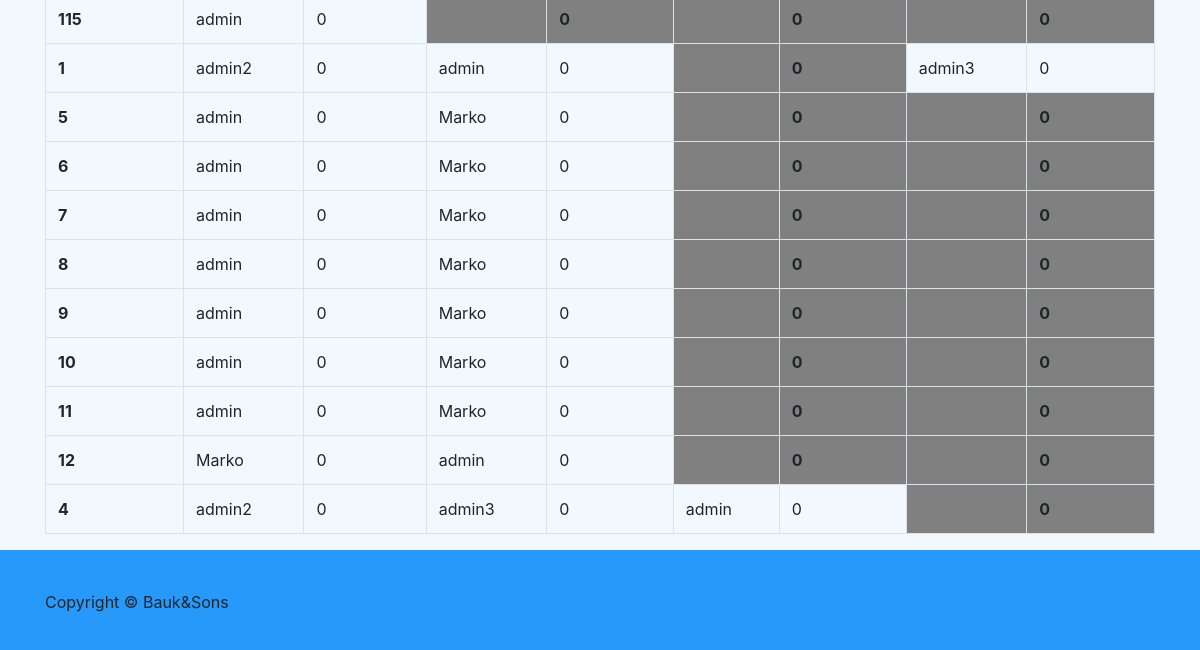
The page /games_overview/181/ (signed in, lower part) on the database as committed earlier.
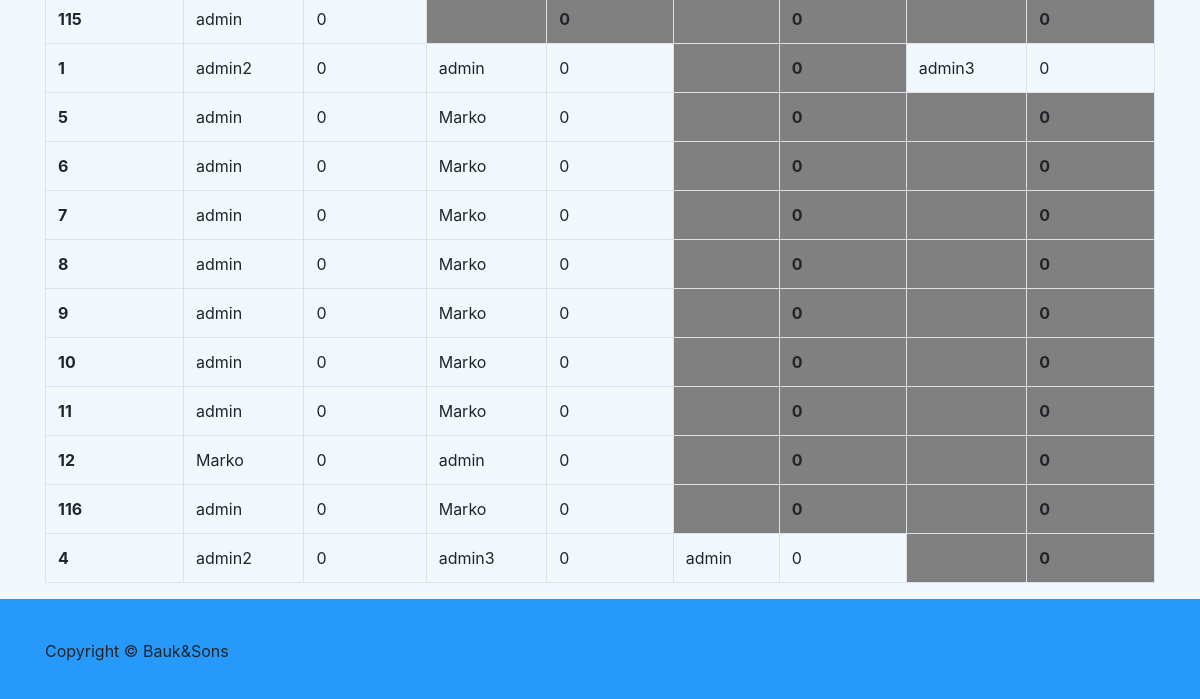
The same page on the database as committed later.
### quiz/models.py (models this page shows, shortened)
class Game(models.Model):
    MAX_PLAYERS = 4
    NUM_ANSWERS = 4
    GAME_NOT_STARTED    = 0
    GAME_IN_PLAY        = 1
    GAME_OVER           = 2
    player_one = models.ForeignKey(settings.AUTH_USER_MODEL,related_name = '%(class)s_p1', on_delete=models.DO_NOTHING, null=True)
    player_two = models.ForeignKey(settings.AUTH_USER_MODEL, related_name = '%(class)s_p2',on_delete=models.DO_NOTHING, null=True)
    player_three = models.ForeignKey(settings.AUTH_USER_MODEL, related_name = '%(class)s_p3', on_delete=models.DO_NOTHING, null=True)
    player_four = models.ForeignKey(settings.AUTH_USER_MODEL, related_name = '%(class)s_p4', on_delete=models.DO_NOTHING, null=True)
    player_one_pts = models.IntegerField(default=0)
    player_two_pts = models.IntegerField(default=0)
    player_three_pts = models.IntegerField(default=0)
    player_four_pts = models.IntegerField(default=0)
    game_state      = models.IntegerField(default=0)
    num_questions   = models.IntegerField(default=0)
    cur_question    = models.IntegerField(default=-1)
    num_players     = models.IntegerField(default=0)
    num_answers     = models.IntegerField(default=0)
    winner = models.ForeignKey(settings.AUTH_USER_MODEL, related_name = '%(class)s_win', on_delete=models.DO_NOTHING, blank = True, null = True)
    def get_all_games(user):
        return Game.objects.filter(player_one = user) | Game.objects.filter(player_two = user) | Game.objects.filter(player_three = user) | Game.objects.filter(player_four = user)

class User(AbstractUser):
    email = models.EmailField(
        verbose_name='email address',
        max_length=255,
        unique=True,
    )
    age = models.IntegerField(null = True)
    is_active = models.BooleanField(default=True)
    is_moderator = models.BooleanField(default=False)
    wants_moderator = models.BooleanField(default = False)
    first_name = models.CharField(max_length=50)
    last_name = models.CharField( max_length=50)
    level = models.IntegerField(default = 0)
    exp = models.IntegerField(default = 0)
    picture = models.TextField(default = "quiz/default_avatar.jpg", max_length = 50, blank = True, null = True)
    ranking = models.IntegerField(default = -1)
    def moderator(self):
        return self.is_moderator
    def is_senior(self):
        return self.level >= 10
    def get_by_id(id_val):
        return User.objects.filter(id=id_val).first()
    USERNAME_FIELD = 'username'
    REQUIRED_FIELDS = ['email']

### quiz/views.py (the view)
# urls.py: url(r'^games_overview/(?P<value>\d+)/$',             views.games_overview,                name = 'games_overview'),
def games_overview(request, value):
    if request.user.is_authenticated:
        user = User.get_by_id(value)
        template = loader.get_template('quiz/games_overview.html')
        games = Game.get_all_games(user)
        context = {
                'curUser': user,
                'games': games,
            }
        return HttpResponse(template.render(context, request))
    else:
        return redirect('/home')

### quiz/templates/quiz/games_overview.html (shortened to what this page needs)
{% extends "quiz/base.html" %} {% block content %}
<div class="container">
  <div class="table-responsive">
    <table class="table table-bordered">
    {%for game in games%}
    <tr>
        <th scope="row">
          {{game.id}}
        <td {%if curUser.id == game.player_one.id%} style="font-weight: bold; background: gray" {%endif%}>
          {{game.player_one.username}}
        </td>
        <td {%if curUser.id == game.player_one.id%} style="font-weight: bold; background: gray" {%endif%}>
          {{game.player_one_pts}}
        </td>
        <td {%if curUser.id == game.player_two.id%} style="font-weight: bold; background: gray" {%endif%}>
          {{game.player_two.username}}
        </td>
        <td {%if curUser.id == game.player_two.id%} style="font-weight: bold; background: gray" {%endif%}>
          {{game.player_two_pts}}
        </td>
        <td {%if curUser.id == game.player_three.id%} style="font-weight: bold; background: gray" {%endif%}>
          {{game.player_three.username}}
        </td>
        <td {%if curUser.id == game.player_three.id%} style="font-weight: bold; background: gray" {%endif%}>
          {{game.player_three_pts}}
        </td>
        <td {%if curUser.id == game.player_four.id%} style="font-weight: bold; background: gray" {%endif%}>
          {{game.player_four.username}}
        </td>
        <td {%if curUser.id == game.player_four.id%} style="font-weight: bold; background: gray" {%endif%}>
          {{game.player_four_pts}}
        </td>
    </tr>
    {%endfor%}
  </table>
  </div>
</div>
{% endblock content%}

Rows that differ between the two databases and show on the page:
added Game: id "116", player_one.username "admin", player_one_pts "0", player_two.username "Marko", player_two_pts "0", player_three_pts "0", player_four_pts "0"
